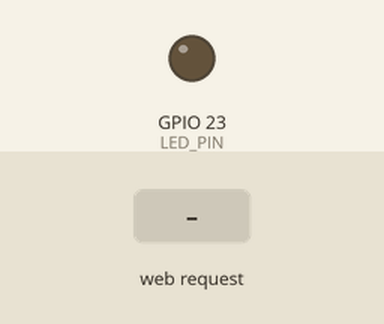
The sketch below on a simulated ESP32. On the bench: output pins drawn as LEDs (lit = HIGH). The inputs (shaded band) are chosen by the test bench. What the sketch prints to the serial monitor is not drawn.

Above: at 2.5 s.
2.6 s: HTTP request GET /on received
At 3.8 s:
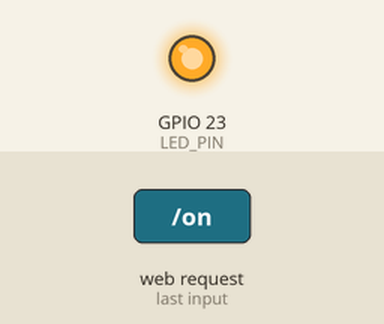
4.1 s: HTTP request GET /off received
At 5.1 s:
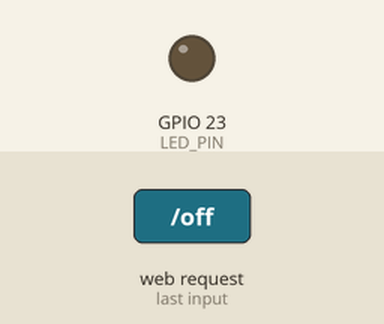
Timing chart, 0 to 7.1 s (numbered marks = the images above; inputs shaded):
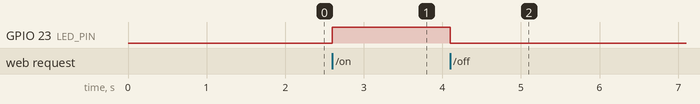

The sketch:

ESP32_Phone_Control.ino
```cpp
#include <WiFi.h>
#include <WebServer.h>

// ================= 使用者設定區 =================
// 設定熱點 (AP) 的名稱與密碼
// 手機請搜尋此 WiFi 名稱並輸入密碼連線
const char* AP_SSID = "ESP32_LED_Control-01";   //請改成自己喜歡的編號或名稱，不然會跟其他人相同
const char* AP_PASS = "12345678";   //密碼也是可以自己修改

// 設定 LED 腳位
// 如果您接了外部 LED，請改為對應的 GPIO 23 腳位
const int LED_PIN = 23;
// ==============================================

// 建立 WebServer 物件，開啟 Port 80 (HTTP 預設埠)
WebServer server(80);

// 處理根目錄 '/' 的請求，回傳 HTML 控制頁面
void handleRoot() {
  // 簡單的 HTML 介面，包含 CSS 樣式讓按鈕好按一點
  String html = "<!DOCTYPE html><html><head>";
  html += "<meta charset=\"utf-8\">";
  html += "<meta name=\"viewport\" content=\"width=device-width, initial-scale=1\">"; // 適合手機瀏覽
  html += "<title>ESP32 Control</title>";
  html += "<style>";
  html += "body { font-family: Helvetica, Arial, sans-serif; text-align: center; margin-top: 50px; background-color: #f0f0f0;}";
  html += "h1 { color: #333; }";
  html += ".button { display: inline-block; padding: 20px 40px; font-size: 24px; cursor: pointer; text-align: center; text-decoration: none; outline: none; color: #fff; background-color: #4CAF50; border: none; border-radius: 15px; box-shadow: 0 5px #999; margin: 20px; -webkit-user-select: none; }";
  html += ".button:active { background-color: #3e8e41; box-shadow: 0 2px #666; transform: translateY(4px); }";
  html += ".off { background-color: #f44336; }";
  html += ".off:active { background-color: #d32f2f; }";
  html += "</style></head><body>";

  html += "<h1>ESP32 LED 控制</h1>";
  html += "<p>請點擊下方按鈕控制 LED 開關</p>";

  // 按鈕連結到 /on 和 /off
  html += "<a href=\"/on\"><button class=\"button\">開啟 LED (ON)</button></a><br>";
  html += "<a href=\"/off\"><button class=\"button off\">關閉 LED (OFF)</button></a>";

  html += "</body></html>";

  server.send(200, "text/html", html);
}

// 處理 '/on' 請求
void handleLedOn() {
  digitalWrite(LED_PIN, HIGH); // 點亮 LED
  Serial.println("接收到指令: LED ON");

  // 執行完動作後，重新導回首頁，這樣網址列才不會停在 /on
  server.sendHeader("Location", "/");
  server.send(303);
}

// 處理 '/off' 請求
void handleLedOff() {
  digitalWrite(LED_PIN, LOW); // 熄滅 LED
  Serial.println("接收到指令: LED OFF");

  // 執行完動作後，重新導回首頁
  server.sendHeader("Location", "/");
  server.send(303);
}

void setup() {
  Serial.begin(9600);
  delay(1000);
  Serial.println("\n=== ESP32 Phone Control (AP Mode) ===");

  // 1. 設定 GPIO
  pinMode(LED_PIN, OUTPUT);
  digitalWrite(LED_PIN, LOW); // 預設關閉

  // 2. 啟動 SoftAP 模式 (讓 ESP32 變成基地台)
  Serial.print("正在啟動 AP 模式... ");
  // 如果不需要密碼，第二個參數可以填 NULL
  WiFi.softAP(AP_SSID, AP_PASS);

  IPAddress IP = WiFi.softAPIP();
  Serial.println("完成!");

  // 3. 顯示連線資訊
  Serial.println("------------------------------------------------");
  Serial.println("請使用手機連接以下 WiFi:");
  Serial.print("  SSID: "); Serial.println(AP_SSID);
  Serial.print("  Pass: "); Serial.println(AP_PASS);
  Serial.println("");
  Serial.println("連線後，請打開手機瀏覽器 (Chrome/Safari) 輸入網址:");
  Serial.print("  http://"); Serial.println(IP);
  Serial.println("------------------------------------------------");

  // 4. 設定 Web Server 路由
  server.on("/", handleRoot);      // 首頁
  server.on("/on", handleLedOn);   // 開燈
  server.on("/off", handleLedOff); // 關燈

  // 處理 404 找不到頁面
  server.onNotFound([]() {
    server.send(404, "text/plain", "404: Not Found");
  });

  // 5. 啟動伺服器
  server.begin();
  Serial.println("HTTP 伺服器已啟動");
}

void loop() {
  // 處理客戶端請求
  server.handleClient();
}
```

Measured:
- after the input at 2.6 s, GPIO 23 (LED_PIN): LOW → HIGH at once
- after the input at 4.1 s, GPIO 23 (LED_PIN): HIGH → LOW at once
